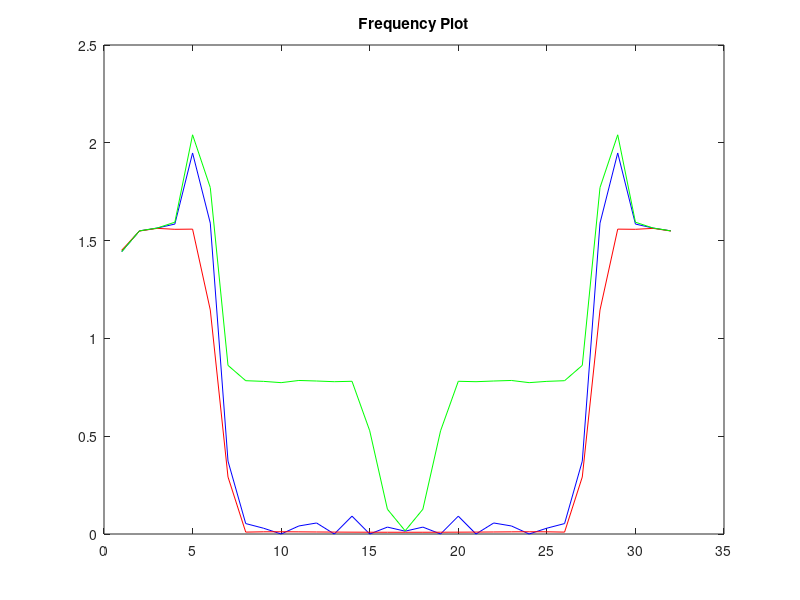
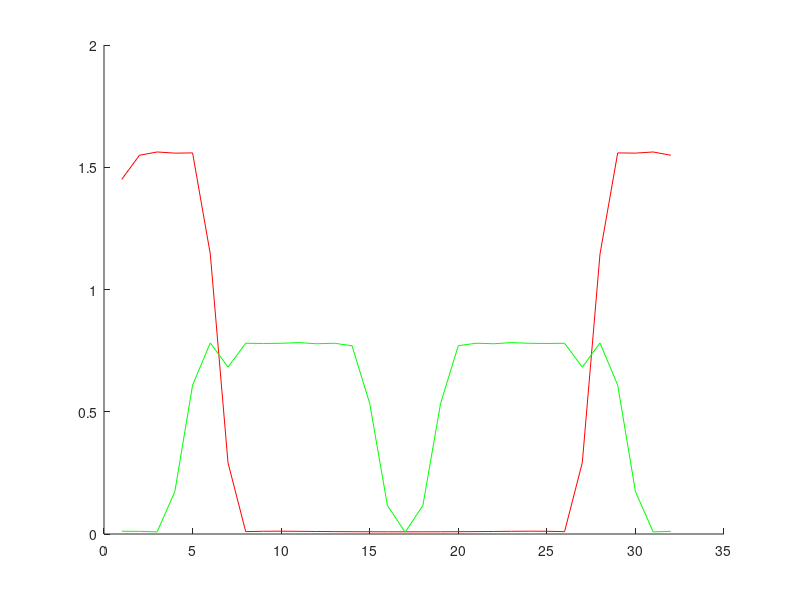

Write MATLAB code to recreate these figures, in order.
% Spectral Subtraction Test

% This program is a simple example of how to use Spectral Subtraction of
% power spectral density (or PSD)in order to remove a signal from the 
% frequency domain

F1 = 20;     %Frequency for the desired signal
T = 1/F1;      %period
t = -5:T:5;   %time

% x1 is the desired signal
x1 = 30*sinc(2*pi*t);

% x2 is the interferance
x2 = 30*sinc(2*pi*t).*cos(t*35);

% y is the sum of all the signals
y = x1+x2;

% Added white gausian noise
% y = awgn(sum,.2);

% PSD Representations Using pwelch
% psdY is the PSD equation of the interfered with signals x1 and x2 and 
% psdX2 is the PSD equation of the interfering signal
% psdX1 is the PSD equation of the original signal
psdY = pwelch(y,[],[],[],F1,'twosided');
psdX2 = pwelch(x2,[],[],[],F1,'twosided');
psdXorg = pwelch(x1,[],[],[],F1,'twosided');

% Here the subraction of the unwanted signal, X2, takes
% place 
% The reslting psdZ is the PSD of the subtraceted represetnation of x1
psdZ = psdY-psdX2;

% In this section of code the code looks for negative musical noise. If the
% power is less than zero after the subtraction then the spectral
% subtraction has introduced musical noise to the signal this must be
% removed to increase the readability of the signal so any negative data
% is zeroed
for s = 1:length(psdZ)
    if psdZ(s)<0
        psdZ(s)=0;
    end
end

% Time Domain Pepresentations of PSD Signals
% x1rec is the time domain representation of the recieved subtracted
% signal
% x1org is the original signal modeled in the same way as the recieved
% signal
x1rec = ifft(sqrt(psdZ));
x1org = ifft(sqrt(psdXorg));

% This graph shows the frequency domain represtentations of the original 
% signal in red, the interfered with signal in green and the subtracted 
% signal in blue
figure(1),
plot(abs(fft(x1rec)),'b');
hold on
plot(abs(fft(x1org)),'r');
plot(abs(sqrt(psdY)),'g');
title('Frequency Plot');
hold off

% In this piece of code the musical noise of the signal is reduced
% The signal is defined within the ranges alpha and beta
alpha = 1;
beta = 1;

psd_womn = psdZ-alpha*psdX2;    %PSD of the signal without musical noise

for s = 1:length(psd_womn)
    if psd_womn(s)>beta*psdX2(s);
        psd_womn(s)=psdX2(s);
    end
end

x1rn = ifft(sqrt(psd_womn));    %time domain signal with reduced noise

figure(2),
%plot(abs(fft(x1rec)),'b');
hold on
plot(abs(fft(x1org)),'r');
plot(abs(fft(x1rn)),'g');
hold off
